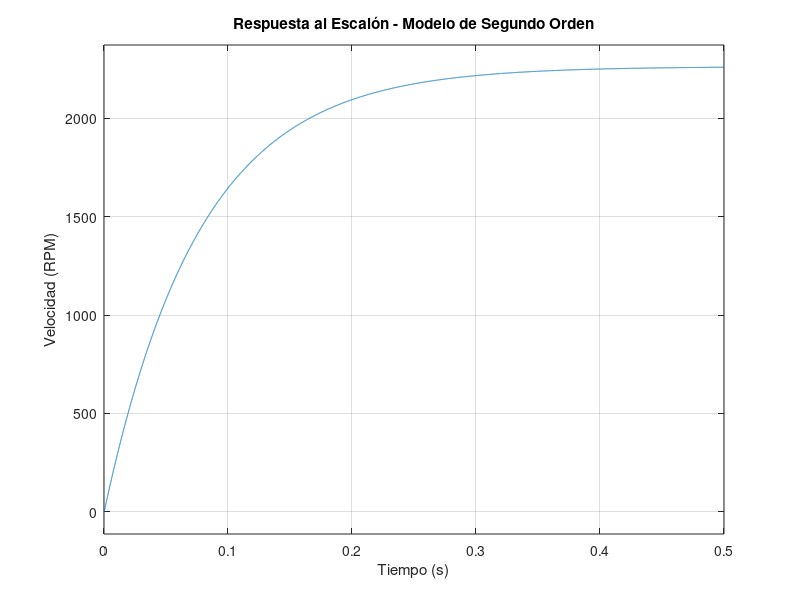
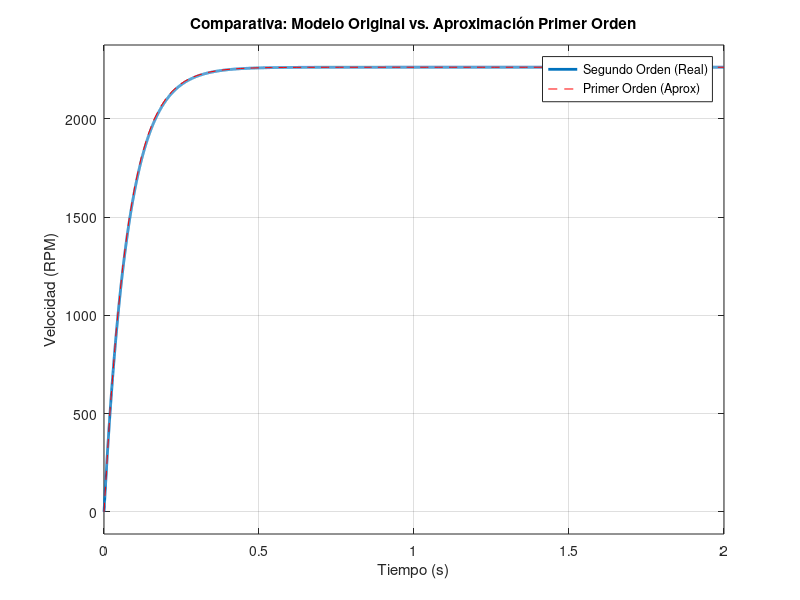

These figures' MATLAB source, in order:
%% Análisis Comparativo de Modelado y Muestreo - Qube-Servo 3
clear all; close all; clc;

%% 1. Parámetros Físicos Originales
R  = 7.5; L  = 1.15e-3; Kt = 0.0422; Kv = 0.0422;
bm = 0; Jeq = 18.3e-6; rad2rpm = 60 / (2*pi); 
s = tf('s');
V_test = 10;

%% 2. SECCIÓN 5: ANÁLISIS DE SEGUNDO ORDEN Y CRITERIO DE FRECUENCIA NATURAL
% Definición del modelo completo
G2_rads = Kt / ((Jeq*s + bm)*(L*s + R) + Kt*Kv);
G2_rpm = G2_rads * rad2rpm;

% Extracción de parámetros de 2do orden
[~, den2] = tfdata(G2_rads, 'v');
a = den2(1); b = den2(2); c = den2(3);
wn = sqrt(c/a); 
zeta = b / (2 * sqrt(a*c));
K2 = dcgain(G2_rpm);

% Muestreo basado en Frecuencia Natural (Criterio dinámico rápido)
wn_hz = wn / (2*pi);
fs_min_2seg = 20 * wn_hz;
Ts_max_2seg = 1 / fs_min_2seg;

fprintf('\n--- SECCIÓN 5: ANÁLISIS DE SEGUNDO ORDEN ---');
fprintf('\nModelo: G(s) = Kt / [(Jeq*s + bm)*(L*s + R) + Kt*Kv]');
fprintf('\nGanancia Estática (K):        %.2f RPM/V', K2);
fprintf('\nFrecuencia Natural (wn):      %.2f rad/s (%.2f Hz)', wn, wn_hz);
fprintf('\nFactor de Amortiguamiento (z): %.2f', zeta);
fprintf('\n--------------------------------------------------');
fprintf('\nCRITERIO DE MUESTREO (Basado en dinámica de 2do orden):');
fprintf('\nFrecuencia de Muestreo Mínima: %.2f Hz', fs_min_2seg);
fprintf('\nPeriodo de Muestreo Máximo:    %.4f s', Ts_max_2seg);
fprintf('\n--------------------------------------------------');
fprintf('\nARGUMENTO: Dado que z = %.2f (z >> 1), el sistema es altamente', zeta);
fprintf('\nsobreamortiguado. El polo eléctrico es despreciable frente al mecánico,');
fprintf('\npermitiendo una reducción a primer orden para diseño de control.\n');

% Plot Sección 5
figure('Name','Análisis Segundo Orden','Color','w');
step(V_test * G2_rpm, 0.5); grid on;
title('Respuesta al Escalón - Modelo de Segundo Orden');
ylabel('Velocidad (RPM)'); xlabel('Tiempo (s)');

%% 3. SECCIÓN 6: CARACTERIZACIÓN Y MUESTREO DE PRIMER ORDEN
% Simulación para obtener parámetros mediante inspección
[y, t] = step(V_test * G2_rpm, 2);
v_final = mean(y(end-10:end)); 
K1 = v_final / V_test;

% Cálculo de tiempos reales
t10 = t(find(y >= 0.10 * v_final, 1));
t90 = t(find(y >= 0.90 * v_final, 1));
tr = t90 - t10;
idx_asent = find(abs(y - v_final) > 0.02 * v_final, 1, 'last');
ts = t(idx_asent + 1);
tau_eq = ts / 4; % Basado en criterio del 2%

% Muestreo basado en respuesta temporal (Criterio de resolución)
% fs >= 10 / tr (para tener al menos 10 puntos en la subida)
fs_min_1er = 10 / tr;
Ts_max_1er = 1 / fs_min_1er;

fprintf('\n--- SECCIÓN 6: VALIDACIÓN Y PARÁMETROS DE PRIMER ORDEN ---');
fprintf('\nModelo Sugerido: G(s) = K / (tau*s + 1)');
fprintf('\nGanancia Estática (K):   %.2f RPM/V', K1);
fprintf('\nConstante de tiempo (t): %.4f s', tau_eq);
fprintf('\nRise Time (tr):          %.4f s', tr);
fprintf('\nSettling Time (ts):      %.4f s', ts);
fprintf('\n--------------------------------------------------');
fprintf('\nCRITERIO DE MUESTREO (Basado en respuesta temporal de 1er orden):');
fprintf('\nFrecuencia de Muestreo Mínima (10/tr): %.2f Hz', fs_min_1er);
fprintf('\nPeriodo de Muestreo Máximo (tr/10):    %.4f s', Ts_max_1er);
fprintf('\nFrecuencia QUARC recomendada:          500.00 Hz');
fprintf('\n--------------------------------------------------\n');

% Plot Sección 6
G1_tf = tf(K1, [tau_eq 1]);
figure('Name','Validación Primer Orden','Color','w');
plot(t, y, 'LineWidth', 2, 'DisplayName', 'Modelo Original (2do)'); hold on;
step(V_test * G1_tf, t(end), 'r--'); 
title('Comparativa: Modelo Original vs. Aproximación Primer Orden');
legend('Segundo Orden (Real)', 'Primer Orden (Aprox)');
ylabel('Velocidad (RPM)'); xlabel('Tiempo (s)'); grid on;
